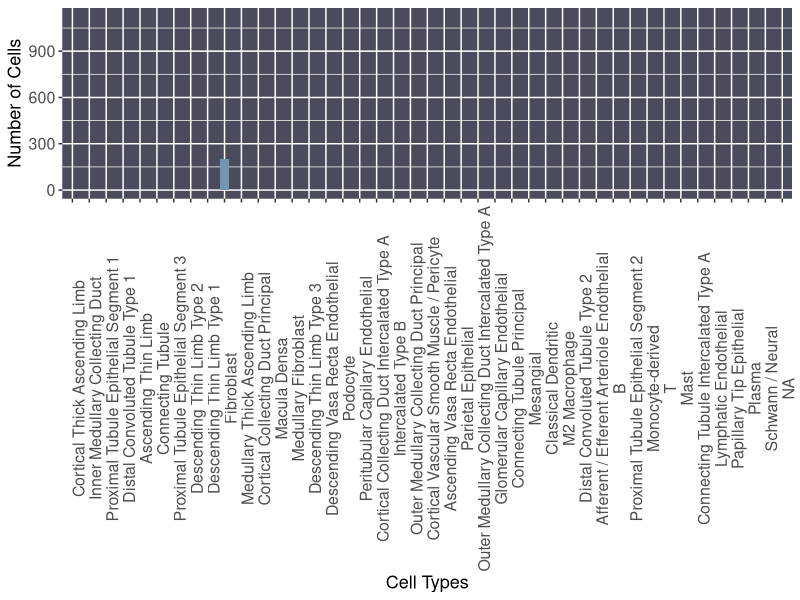
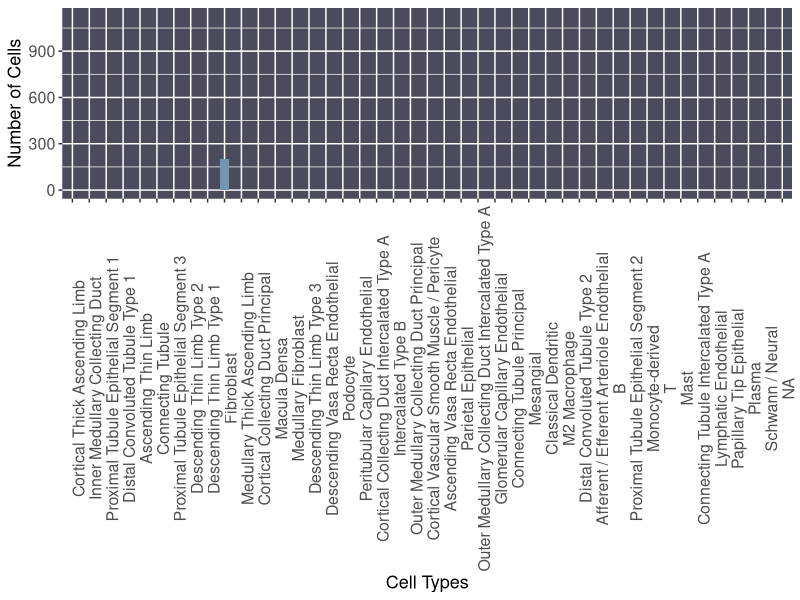

Write the R code that produced these figures, in order.
## ---- chunk 1
knitr::opts_chunk$set(echo = TRUE)
## ---- chunk 2

library(tidyverse)
## ---- chunk 3

df_bar = read_csv("../3d_cells_in_anatomical_structures/output/3d_cell_distribution.csv")

df_bar = df_bar %>% rename(
  'cell_type' = "Cell Type"
)
## ---- chunk 4
color_map = read_csv("data/color_scheme_3d_cells.csv")

df_merged = df_bar %>% left_join(color_map, by = "cell_type")
## ---- chunk 5

g = ggplot(df_merged, aes(x = fct_infreq(cell_type), fill = cell_color))+
  geom_bar(width = .5)+
  xlab("Cell Types")+
  ylab("Number of Cells")+
  theme(
    axis.text = element_text(size=11.5),
    axis.text.x = element_text(angle=90),
    axis.title = element_text(size = 13),
    panel.background = element_rect(fill = "#4B4B5E", color = NA)
  )+
  scale_fill_identity(guide = "legend", labels = df_merged$cell_type)+
  guides(fill = guide_legend(title = "Cell Types")) +
  theme(legend.position = "none")
  
g
## ---- chunk 6
file_name = "output/3d_cells_bar_graph.png"

ggsave(filename = file_name, plot = last_plot(), dpi = 300,width = 2000, height = 1500, units = "px")
